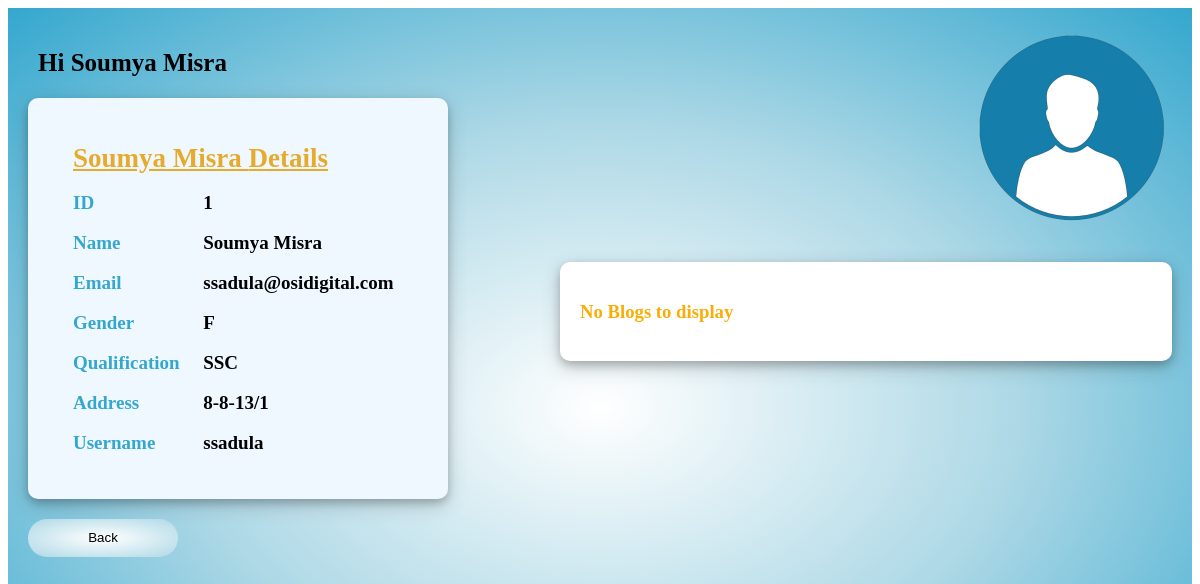
Page /app/home/details/user/1/ on the earlier database version.
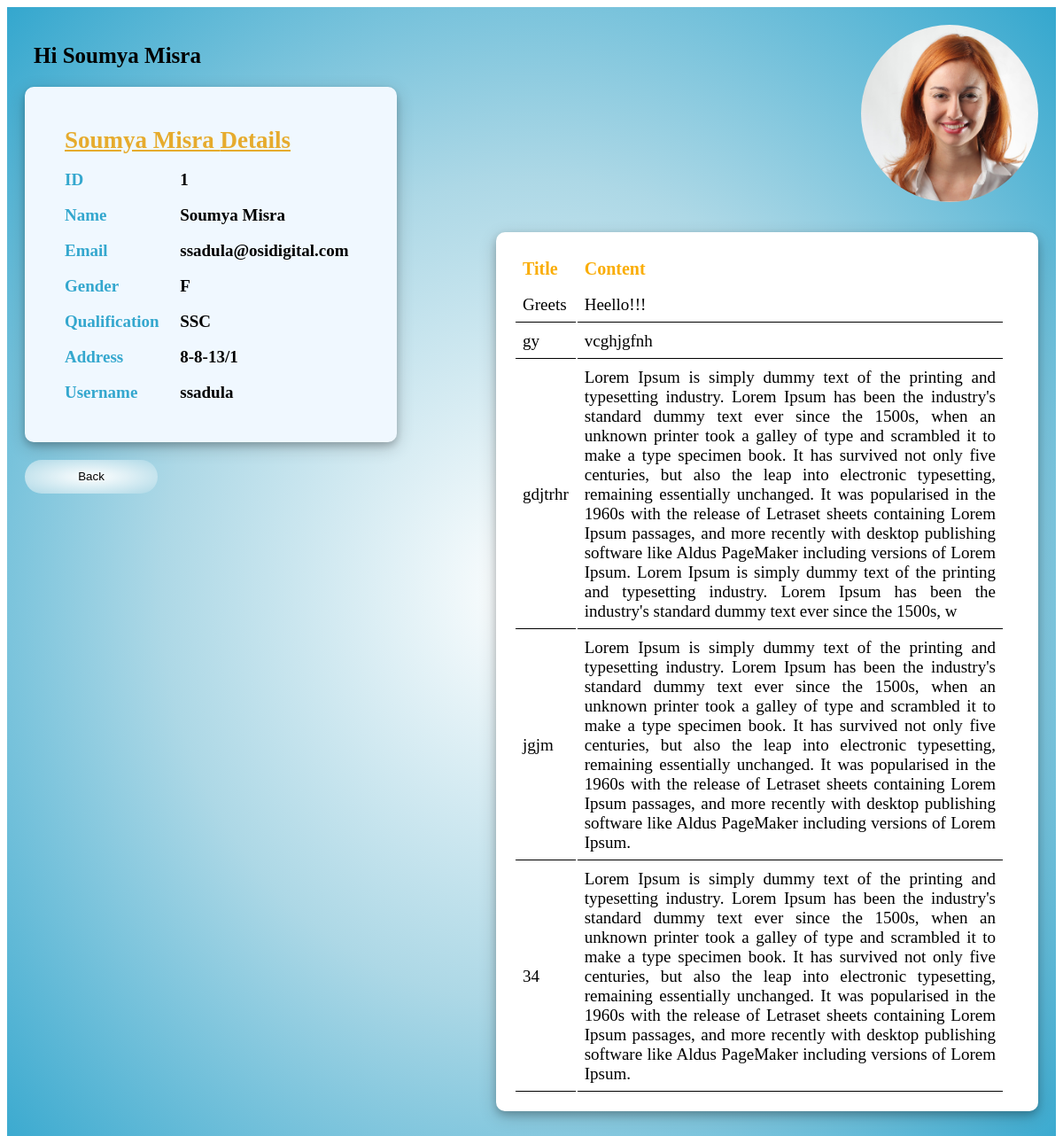
Same page on the later database version.
### student_management_app/models.py (models this page shows)
class User(models.Model):
    name=models.CharField(max_length=50)
    email=models.EmailField(unique=True)
    gender=models.CharField(max_length=6)
    phoneNumber=models.BigIntegerField(max_length=10)
    Qualification = models.CharField(max_length=20)
    Address = models.TextField(max_length=120)
    username = models.CharField(max_length=30,unique=True)
    password=models.CharField(max_length=100)
    image = models.ImageField(upload_to='images',default="C:/Users/ssadula/Pictures/StudentManagamentProject/media/images/p1.png")

class BlogPost(models.Model):
    title = models.CharField(max_length=200)
    content = models.TextField()
    author = models.ForeignKey(User, on_delete=models.CASCADE)
    status = models.BooleanField(default=True)

### student_management_app/views.py (the view)
# urls.py: path('home/details/user/<int:id>/',views.adminUserDetails),
def adminUserDetails(request,id):
    user = User.objects.get(id=id)
    blogOfUser = BlogPost.objects.filter(author_id = user)
    context = {
        'blogs':blogOfUser,
        'user' : user
    }
    return render(request,"AdminAccesUser.html",context)

### student_management_app/Templates/AdminAccesUser.html (shortened to what this page needs)
<!DOCTYPE html>
<html lang="en">
<head>
</head>
<body>
    <div class="whole-page">
        <div class="page-container">
            <div class="left-container">
                <div class="top">
                    <h2>Hi {{ user.name}}</h2>
                </div>
                <table class="table-style">
                    <tr>
                        <th class="colms" id="userheading" colspan="2">{{user.name}} Details</th>
                    </tr>
                    <tr>
                        <td class="colms">ID</td>
                        <td class="result">{{user.id}}</td>
                    </tr>
                    <tr>
                        <td class="colms">Name</td>
                        <td class="result">{{user.name}}</td>
                    </tr>
                    <tr>
                        <td class="colms">Email</td>
                        <td class="result">{{user.email}}</td>
                    </tr>
                    <tr>
                        <td class="colms">Gender</td>
                        <td class="result">{{user.gender}}</td>
                    </tr>
                    <tr>
                        <td class="colms">Qualification</td>
                        <td class="result">{{user.Qualification}}</td>
                    </tr>
                    <tr>
                        <td class="colms">Address</td>
                        <td class="result">{{user.Address}}</td>
                    </tr>
                    <tr>
                        <td class="colms">Username</td>
                        <td class="result">{{user.username}}</td>
                    </tr>
                </table>
                <div class="btns">
                    <button type="submit" class="logout-button"><a href="http://127.0.0.1:8000/app/home/details/">Back</a></button>
                </div>
            </div>
            <div class="right-container">
                <div class="image-container">
                    <img src="{{ user.image.url }}" class="profile-img"><br>
                </div>
                <div class="blog-container">
                    {% if not blogs %}
                    <h3>No Blogs to display</h3>
                    {% else  %}
                    <table>
                        <tr>
                            <th class="blog-table-th">Title</th>
                            <th class="blog-table-th">Content</th>
                            <th class="blog-table-th"></th>
                        </tr>
                        {%for blog in blogs%}
                        {% if blog.status %}
                        <tr>
                            <td class="blog-td">{{blog.title}}</td>
                            <td class="blog-td">{{blog.content}}</td>
                        </tr>
                        {% endif %}
                        {%endfor%}
                    </table>
                    {% endif %}
                </div>
        </div>
    </div>
</body>
</html>

Differences in the rows shown:
changed User "Soumya Misra": image: a different picture
added BlogPost: title "Greets", content "Heello!!!"
added BlogPost: title "gy", content "vcghjgfnh"
added BlogPost: title "gdjtrhr", content "Lorem Ipsum is simply dummy text of the printing and typesetting industry. Lorem Ipsum has been the industry's standard dummy text ever since the 1500s, when an unknown printer took a galley of type and scrambled it to make a type specimen book. It has survived not only five centuries, but also the leap into electronic typesetting, remaining essentially unchanged. It was popularised in the 1960s with the release of Letraset sheets containing Lorem Ipsum passages, and more recently with desktop publishing software like Aldus PageMaker including versions of Lorem Ipsum. Lorem Ipsum is simply dummy text of the printing and typesetting industry. Lorem Ipsum has been the industry's standard…"
added BlogPost: title "jgjm", content "Lorem Ipsum is simply dummy text of the printing and typesetting industry. Lorem Ipsum has been the industry's standard dummy text ever since the 1500s, when an unknown printer took a galley of type and scrambled it to make a type specimen book. It has survived not only five centuries, but also the leap into electronic typesetting, remaining essentially unchanged. It was popularised in the 1960s with the release of Letraset sheets containing Lorem Ipsum passages, and more recently with desktop publishing software like Aldus PageMaker including versions of Lorem Ipsum."
added BlogPost: title "34", content "Lorem Ipsum is simply dummy text of the printing and typesetting industry. Lorem Ipsum has been the industry's standard dummy text ever since the 1500s, when an unknown printer took a galley of type and scrambled it to make a type specimen book. It has survived not only five centuries, but also the leap into electronic typesetting, remaining essentially unchanged. It was popularised in the 1960s with the release of Letraset sheets containing Lorem Ipsum passages, and more recently with desktop publishing software like Aldus PageMaker including versions of Lorem Ipsum."
Other differences:
text no longer shown: "No Blogs to display"
text now shown: "Title Content"
